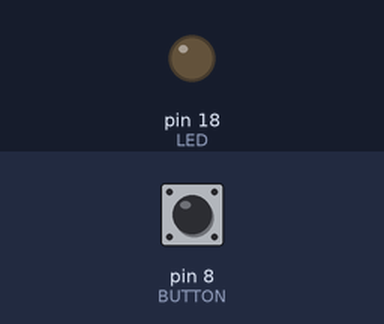
Recording of a program running on a simulated Arduino Uno, built with avr-gcc and run on an emulated ATmega328P. On the bench: output pins drawn as LEDs (lit = HIGH). The inputs (shaded band) are chosen by the test bench; at power-on: pin 8 (BUTTON) HIGH. No radio packets arrive unless stated.

Above: at 1.2 s.
1.3 s: pin 8 (BUTTON) pulled LOW for 1 s
At 1.7 s:
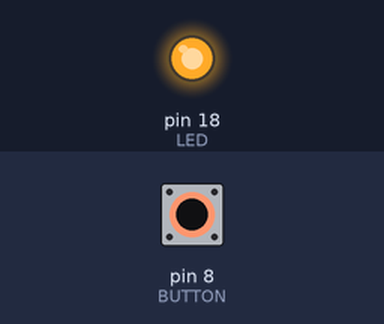
7.6 s: pin 8 (BUTTON) pulled LOW for 3.2 s
At 11.6 s:
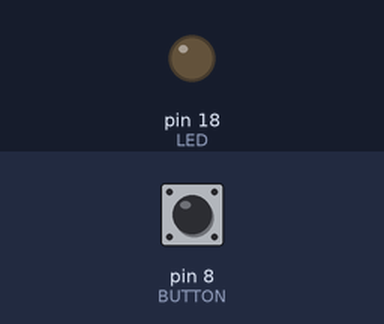
12.3 s: pin 8 (BUTTON) driven LOW
At 15.2 s:
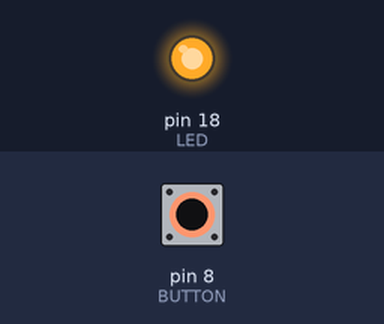
15.3 s: pin 8 (BUTTON) driven HIGH
At 15.8 s:
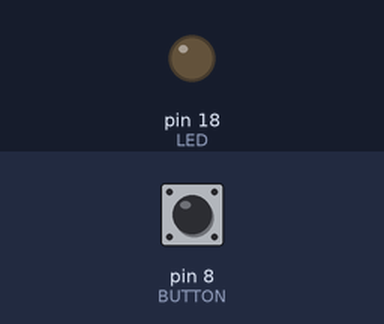
Timing chart, 0 to 17.8 s (numbered marks = the images above; inputs shaded):
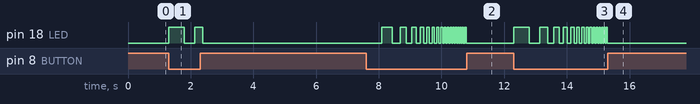

The program:

main.cpp
```cpp
#include <Arduino.h>
#include <SPI.h>
#include <nRF24L01.h>
#include <RF24.h>

#define BUTTON 8
#define LED 18
#define HOLD_TIME_S 5
#define TIME_BETWEEN_TRANSMISSIONS 10
#define RETRIES 3

const int pinCE = 9; //This pin is used to set the nRF24 to standby (0) or active mode (1)
const int pinCSN = 10; //This pin is used to tell the nRF24 whether the SPI communication is a command or message to send out
byte counter = 0; //used to count the packets sent
RF24 radio(pinCE, pinCSN); // Create your nRF24 object or wireless SPI connection
const uint64_t aAddress = 0xB00B1E5000LL;  //Create a pipe addresses for the 2 nodes to communicate over, the "LL" is for LongLong type
const uint64_t bAddress = 0xB00B1E6000LL;  //Create a pipe addresses for the 2 nodes to communicate over, the "LL" is for LongLong type
bool flash = false;
bool lightstate = false;
bool go = false; // ready for button to be pressed
unsigned long transmission_sent_at = 0, flash_start = 0;

void setup() {
  Serial.begin(9600);   //start serial to communicate process
  radio.begin();            //Start the nRF24 module
  radio.setAutoAck(1);                    // Ensure autoACK is enabled so rec sends ack packet to let you know it got the transmit packet payload
  radio.enableAckPayload();               // Allow optional ack payloads
  radio.setPALevel(RF24_PA_HIGH);
  radio.openWritingPipe(aAddress);        // pipe address that we will communicate over, must be the same for each nRF24 module
  radio.openReadingPipe(1, bAddress);
  radio.startListening();
  randomSeed(analogRead(0));    //use random ADC value to seed random number algorithm
  pinMode(BUTTON, INPUT_PULLUP);
  pinMode(LED, OUTPUT);
}

void end_flash() {
  flash = false;
  digitalWrite(LED, LOW);
  go = false;
}

void loop() {
  if (digitalRead(BUTTON) == LOW && !go) {
    int hz = 2;
    unsigned long t = millis();
    while(digitalRead(BUTTON) == LOW) {
      lightstate = !lightstate;
      digitalWrite(LED, lightstate);
      delay(1000/hz);
      hz += 1;
      if (millis() - t > (HOLD_TIME_S * 1000)) {
        go = true;
        break;
      }
    }
    digitalWrite(LED, LOW);

    if (go) { // completed successfully
      transmission_sent_at = millis();
      radio.stopListening();        //transmitter so stop listening for data
      int r = 0;
      while (!radio.write("G", 1 ) && r < RETRIES) { //send the packet
        Serial.print("packet delivery failed. Retrying ");
        Serial.print(RETRIES-r-1);
        Serial.println(" times");
        r++;
      }
      if (r == RETRIES) {
        go = false;
      }
      radio.startListening();
    }
  }

  if (millis() - transmission_sent_at > TIME_BETWEEN_TRANSMISSIONS * 1000) {
    go = false;
  }

  while(radio.available()) {
    char t;
    radio.read(&t, 1);
    Serial.print("Got: ");
    Serial.println(t);
    if(t == 'S') {
      flash = true;
      flash_start = millis();
    }
    else if(t == 'T') {
      end_flash();
    }
  }

  if(flash) {
    lightstate = !lightstate;
    digitalWrite(LED, lightstate);
    delay(100);
    if(millis() - flash_start > 20000) {
      end_flash();
    }
  }
}
```

Measured:
- after the input at 1.3 s, pin 18 (LED): LOW → HIGH at once, → LOW 0.50 s later, → HIGH 0.33 s later, → LOW 0.25 s later
- after the input at 7.6 s, pin 18 (LED): LOW → HIGH after 0.50 s, → LOW 0.33 s later, → HIGH 0.25 s later, → LOW 0.20 s later, … (36 changes in this stretch)
- after the input at 12.3 s, pin 18 (LED): LOW → HIGH at once, → LOW 0.50 s later, → HIGH 0.33 s later, → LOW 0.25 s later, … (30 changes in this stretch)
- after the input at 15.3 s, pin 18 (LED): stops changing and stays LOW
